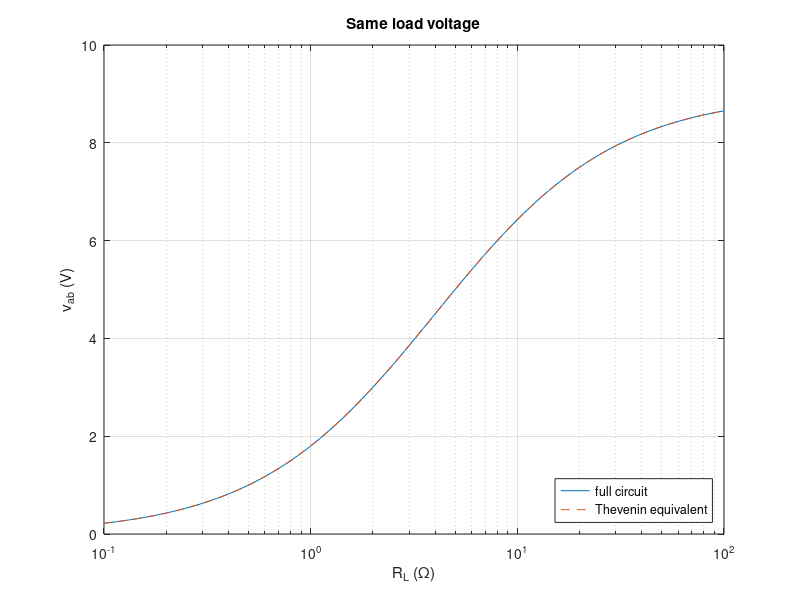

Recreate this plot in MATLAB. (Note: this script raises an error after producing the figure.)
% Circuits 1 — Thevenin and Norton Equivalents
%title: Thevenin Equivalent: Three Ways
%ar-title: مكافئ ثيفنن بثلاث طرق
%lesson: c1-techniques-9
%course: circuits-1

%% From the formulas
%ar: الدائرة: مصدر 12 V، R1 = 4، R2 = 12 على التوازي مع الطرفين عبر R3 = 1. VTh بقسمة الجهد، و RTh بإطفاء المصدر.
Vs = 12; R1 = 4; R2 = 12; R3 = 1;
par = @(a, b) a*b/(a + b);
VTh = Vs*R2/(R1 + R2);
RTh = R3 + par(R1, R2);
IN = VTh/RTh;
fprintf('VTh = %g V, RTh = %g ohm, IN = %g A\n', VTh, RTh, IN)

%% From two measurements on the full circuit
%ar: الطريقة التجريبية (كما في المعمل): احسب جهد الطرفين لحملين مختلفين من الدائرة الكاملة، ثم أوجد الخط v = VTh − RTh·i.
vload = @(RL) Vs*par(R2, R3 + RL)/(R1 + par(R2, R3 + RL)) * RL/(R3 + RL);
RLa = 2; RLb = 10;
va = vload(RLa); vb = vload(RLb); ia = va/RLa; ib = vb/RLb;
c = polyfit([ia ib], [va vb], 1);
fprintf('from two loads: VTh = %g V, RTh = %g ohm\n', c(2), -c(1))

%% The equivalent behaves the same for every load
%ar: نرسم جهد الحمل من الدائرة الكاملة ومن المكافئ: المنحنيان متطابقان تمامًا.
RL = logspace(-1, 2, 100);
vfull = arrayfun(vload, RL);
vth = VTh*RL./(RTh + RL);
semilogx(RL, vfull, RL, vth, '--'); grid on; xlabel('R_L (\Omega)'); ylabel('v_{ab} (V)')
legend('full circuit', 'Thevenin equivalent', 'Location', 'southeast'); title('Same load voltage')
fprintf('largest difference = %g V\n', max(abs(vfull - vth)))

%%! Project idea: measure the output resistance of a real device
%ar: مشروع معمل: قِس جهد خرج شاحن أو بطارية بدون حمل ثم مع حمل معروف. الدالة تعطيك VTh و RTh من قراءتين فقط. جرّبها بقراءات حقيقية.
[V0, R0] = thevenin_from(5.05, Inf, 4.80, 10);
fprintf('charger: VTh = %.2f V, RTh = %.3f ohm\n', V0, R0)

function [VTh, RTh] = thevenin_from(v1, R1, v2, R2)
% v1 measured with load R1 (Inf = no load), v2 with load R2
    if isinf(R1), VTh = v1; RTh = (v1 - v2)/(v2/R2);
    else, i1 = v1/R1; i2 = v2/R2; RTh = (v1 - v2)/(i2 - i1); VTh = v1 + i1*RTh; end
end
